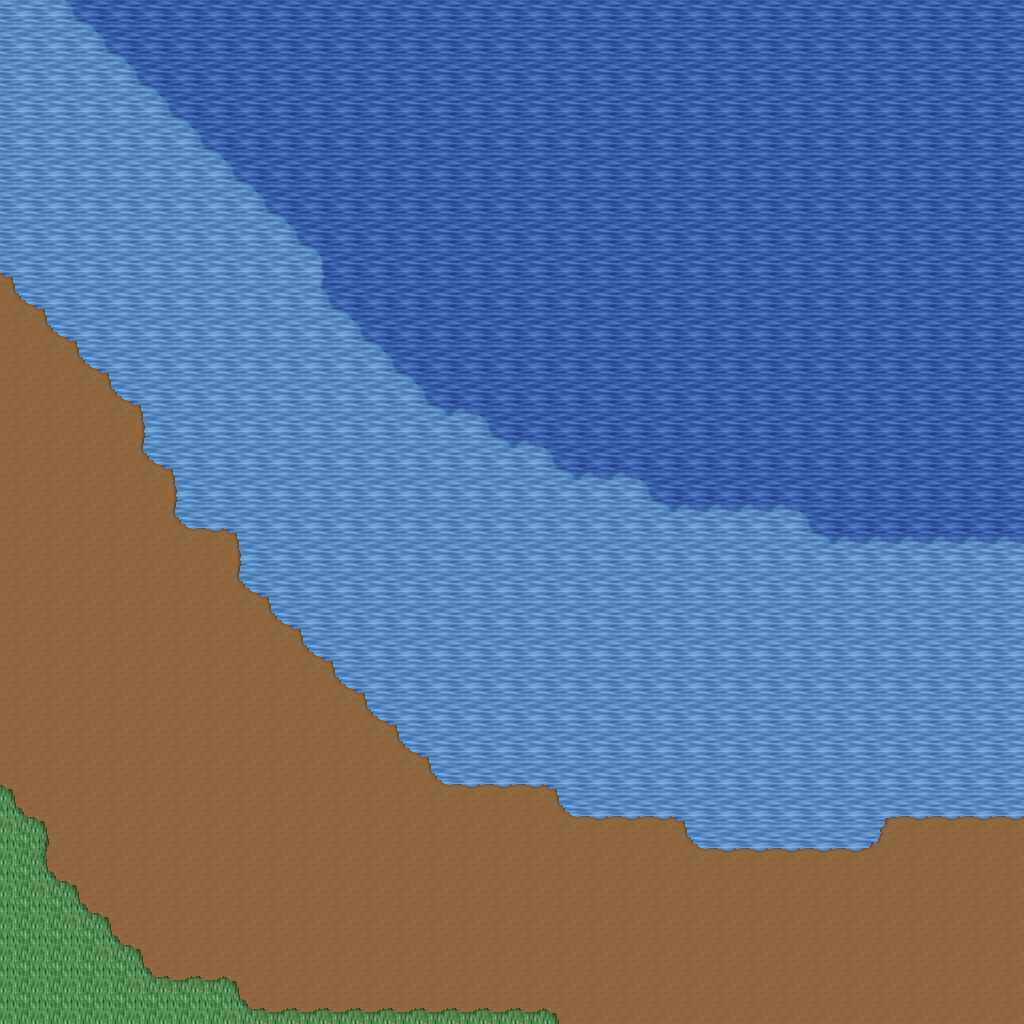

Tiled map render using the project's own tile images. Description and the map definition, with tile-layer contents summarised, below:
An orthogonal 32x32 tile map with 32x32 px tiles, 5 tile layers (Ground, Objects, Objects2, Above, ...), 1 hidden layer not drawn, 21 tilesets.

<map version="1.10" tiledversion="1.11.0" orientation="orthogonal" renderorder="right-down" width="32" height="32" tilewidth="32" tileheight="32" infinite="0" nextlayerid="11" nextobjectid="1">
 <tileset firstgid="1" name="logic_collision" tilewidth="32" tileheight="32" tilecount="1" columns="1">
  <image source="../drawable/logic_collision.png" width="32" height="32" />
 </tileset>
 <tileset firstgid="2" name="ground_ground" tilewidth="32" tileheight="32" tilecount="33" columns="3">
  <image source="../drawable/ground_ground.png" width="96" height="352" />
 </tileset>
 <tileset firstgid="35" name="building_castle" tilewidth="32" tileheight="32" tilecount="320" columns="20">
  <image source="../drawable/building_castle.png" width="640" height="512" />
 </tileset>
 <tileset firstgid="355" name="ground_water_pool" tilewidth="32" tileheight="32" tilecount="72" columns="3">
  <image source="../drawable/ground_water_pool.png" width="96" height="768" />
 </tileset>
 <tileset firstgid="427" name="ground_earth_edges" tilewidth="32" tileheight="32" tilecount="18" columns="6">
  <image source="../drawable/ground_earth_edges.png" width="192" height="96" />
 </tileset>
 <tileset firstgid="445" name="ground_grass_corners" tilewidth="32" tileheight="32" tilecount="24" columns="6">
  <image source="../drawable/ground_grass_corners.png" width="192" height="128" />
 </tileset>
 <tileset firstgid="469" name="ground_grass_edges" tilewidth="32" tileheight="32" tilecount="36" columns="12">
  <image source="../drawable/ground_grass_edges.png" width="384" height="96" />
 </tileset>
 <tileset firstgid="505" name="object_row_boat" tilewidth="32" tileheight="32" tilecount="30" columns="6">
  <image source="../drawable/object_row_boat.png" width="192" height="160" />
 </tileset>
 <tileset firstgid="535" name="item_ropes" tilewidth="32" tileheight="32" tilecount="4" columns="2">
  <image source="../drawable/item_ropes.png" width="64" height="64" />
 </tileset>
 <tileset firstgid="539" name="object_boardwalk" tilewidth="32" tileheight="32" tilecount="36" columns="6">
  <image source="../drawable/object_boardwalk.png" width="192" height="192" />
 </tileset>
 <tileset firstgid="575" name="object_ship" tilewidth="32" tileheight="32" tilecount="368" columns="16">
  <image source="../drawable/object_ship.png" width="512" height="736" />
 </tileset>
 <tileset firstgid="943" name="item_fishing_nets" tilewidth="32" tileheight="32" tilecount="6" columns="3">
  <image source="../drawable/item_fishing_nets.png" width="96" height="64" />
 </tileset>
 <tileset firstgid="949" name="item_fishrods" tilewidth="32" tileheight="32" tilecount="12" columns="4">
  <image source="../drawable/item_fishrods.png" width="128" height="96" />
 </tileset>
 <tileset firstgid="961" name="plant_stump_stump_vertical" tilewidth="32" tileheight="32" tilecount="1" columns="1">
  <image source="../drawable/plant_stump_stump_vertical.png" width="32" height="32" />
 </tileset>
 <tileset firstgid="962" name="item_pot_barrel" tilewidth="32" tileheight="32" tilecount="2" columns="1">
  <image source="../drawable/item_pot_barrel.png" width="32" height="64" />
 </tileset>
 <tileset firstgid="964" name="ground_cobbled_paving" tilewidth="32" tileheight="32" tilecount="1" columns="1">
  <image source="../drawable/ground_cobbled_paving.png" width="32" height="32" />
 </tileset>
 <tileset firstgid="965" name="ground_ladder_vertical_pale" tilewidth="32" tileheight="32" tilecount="5" columns="5">
  <image source="../drawable/ground_ladder_vertical_pale.png" width="160" height="32" />
 </tileset>
 <tileset firstgid="970" name="item_caution_sign" tilewidth="32" tileheight="32" tilecount="1" columns="1">
  <image source="../drawable/item_caution_sign.png" width="32" height="32" />
 </tileset>
 <tileset firstgid="971" name="ground_ridge_earth_dark" tilewidth="32" tileheight="32" tilecount="96" columns="12">
  <image source="../drawable/ground_ridge_earth_dark.png" width="384" height="256" />
 </tileset>
 <tileset firstgid="1067" name="ground_ridge_earth_pale" tilewidth="32" tileheight="32" tilecount="96" columns="12">
  <image source="../drawable/ground_ridge_earth_pale.png" width="384" height="256" />
 </tileset>
 <tileset firstgid="1163" name="plant_tree_tree_darkgreen" tilewidth="32" tileheight="32" tilecount="88" columns="8">
  <image source="../drawable/plant_tree_tree_darkgreen.png" width="256" height="352" />
 </tileset>
 <layer id="1" name="Ground" width="32" height="32">
  <data>[1024 cells, 1024 non-empty, 7 distinct tile ids]</data>
 </layer>
 <layer id="2" name="Objects" width="32" height="32">
  <data>[1024 cells, 76 non-empty, 10 distinct tile ids]</data>
 </layer>
 <layer id="3" name="Objects2" width="32" height="32">
  <data>[1024 cells, 0 non-empty, 0 distinct tile ids]</data>
 </layer>
 <layer id="4" name="Above" width="32" height="32">
  <data>[1024 cells, 0 non-empty, 0 distinct tile ids]</data>
 </layer>
 <layer id="5" name="Above2" width="32" height="32">
  <data>[1024 cells, 0 non-empty, 0 distinct tile ids]</data>
 </layer>
 <layer id="6" name="Walkable" width="32" height="32" visible="0">
  <data>[1024 cells, 351 non-empty, 1 distinct tile ids]</data>
 </layer>
 <objectgroup id="7" name="Mapevents" />
 <objectgroup id="8" name="Spawn" />
 <objectgroup id="9" name="Keys" />
 <objectgroup id="10" name="Replace" />
</map>
